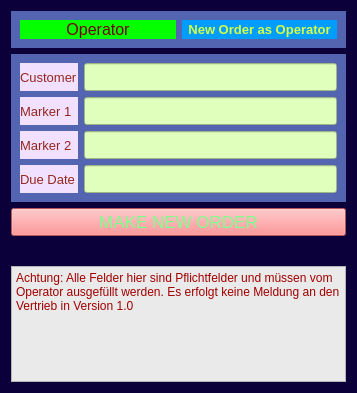
<?xml version="1.0" encoding="UTF-8"?>
<ui version="4.0">
 <class>Form</class>
 <widget class="QWidget" name="Form">
  <property name="geometry">
   <rect>
    <x>0</x>
    <y>0</y>
    <width>357</width>
    <height>393</height>
   </rect>
  </property>
  <property name="windowTitle">
   <string>Form</string>
  </property>
  <property name="styleSheet">
   <string notr="true">background-color:rgb(11, 0, 57);</string>
  </property>
  <layout class="QVBoxLayout" name="verticalLayout">
   <item>
    <widget class="QWidget" name="widget" native="true">
     <property name="styleSheet">
      <string notr="true">background-color: rgb(83, 100, 176);</string>
     </property>
     <layout class="QHBoxLayout" name="horizontalLayout">
      <item>
       <widget class="QLabel" name="label_user_type_workflow">
        <property name="styleSheet">
         <string notr="true">background-color:rgb(4, 255, 0);color:rgb(117, 2, 2);font-size:12pt;</string>
        </property>
        <property name="text">
         <string>Operator</string>
        </property>
        <property name="alignment">
         <set>Qt::AlignCenter</set>
        </property>
       </widget>
      </item>
      <item>
       <widget class="QLabel" name="label">
        <property name="enabled">
         <bool>false</bool>
        </property>
        <property name="sizePolicy">
         <sizepolicy hsizetype="Preferred" vsizetype="Preferred">
          <horstretch>0</horstretch>
          <verstretch>0</verstretch>
         </sizepolicy>
        </property>
        <property name="font">
         <font>
          <pointsize>10</pointsize>
          <bold>true</bold>
          <kerning>false</kerning>
         </font>
        </property>
        <property name="layoutDirection">
         <enum>Qt::LeftToRight</enum>
        </property>
        <property name="styleSheet">
         <string notr="true">background-color:rgb(0, 157, 255);color:rgb(212, 255, 70);font-size:10pt;</string>
        </property>
        <property name="text">
         <string>New Order as Operator</string>
        </property>
        <property name="alignment">
         <set>Qt::AlignCenter</set>
        </property>
       </widget>
      </item>
     </layout>
    </widget>
   </item>
   <item>
    <widget class="QWidget" name="widget_of_entrances" native="true">
     <property name="styleSheet">
      <string notr="true">background-color: rgb(83, 100, 176);</string>
     </property>
     <layout class="QGridLayout" name="gridLayout">
      <item row="0" column="0">
       <widget class="QLabel" name="customer_new_order_operator">
        <property name="styleSheet">
         <string notr="true">color: rgb(149, 38, 30); background-color: rgb(241, 224, 255);font-size: 10pt;</string>
        </property>
        <property name="text">
         <string>Customer</string>
        </property>
       </widget>
      </item>
      <item row="0" column="1">
       <widget class="QLineEdit" name="customer_entrance_new_order_operator">
        <property name="styleSheet">
         <string notr="true">color: rgb(149, 38, 30); background-color:rgb(224, 255, 188); font-size:13pt;</string>
        </property>
       </widget>
      </item>
      <item row="1" column="0">
       <widget class="QLabel" name="marker1_new_order_operator">
        <property name="styleSheet">
         <string notr="true">color: rgb(149, 38, 30); background-color: rgb(241, 224, 255);font-size: 10pt;</string>
        </property>
        <property name="text">
         <string>Marker 1</string>
        </property>
       </widget>
      </item>
      <item row="1" column="1">
       <widget class="QLineEdit" name="marker1_entrance_new_order_operator">
        <property name="styleSheet">
         <string notr="true">color: rgb(149, 38, 30); background-color:rgb(224, 255, 188); font-size:13pt;</string>
        </property>
        <property name="text">
         <string/>
        </property>
       </widget>
      </item>
      <item row="2" column="0">
       <widget class="QLabel" name="marker2_new_order_operator">
        <property name="styleSheet">
         <string notr="true">color: rgb(149, 38, 30); background-color: rgb(241, 224, 255);font-size: 10pt;</string>
        </property>
        <property name="text">
         <string>Marker 2</string>
        </property>
       </widget>
      </item>
      <item row="2" column="1">
       <widget class="QLineEdit" name="marker2_entrance_new_order_operator">
        <property name="enabled">
         <bool>true</bool>
        </property>
        <property name="styleSheet">
         <string notr="true">color: rgb(149, 38, 30); background-color:rgb(224, 255, 188); font-size:13pt;</string>
        </property>
       </widget>
      </item>
      <item row="3" column="0">
       <widget class="QLabel" name="due_date_new_order_operator">
        <property name="styleSheet">
         <string notr="true">color: rgb(149, 38, 30); background-color: rgb(241, 224, 255);font-size: 10pt;</string>
        </property>
        <property name="text">
         <string>Due Date</string>
        </property>
       </widget>
      </item>
      <item row="3" column="1">
       <widget class="QLineEdit" name="due_date_entrance_new_order_operator">
        <property name="styleSheet">
         <string notr="true">color: rgb(149, 38, 30); background-color:rgb(224, 255, 188); font-size:13pt;</string>
        </property>
       </widget>
      </item>
     </layout>
    </widget>
   </item>
   <item>
    <widget class="QPushButton" name="make_new_order_operator">
     <property name="styleSheet">
      <string notr="true">background-color: rgb(255, 117, 119); color: rgb(126, 255, 141); font-size:13pt;</string>
     </property>
     <property name="text">
      <string>MAKE NEW ORDER</string>
     </property>
    </widget>
   </item>
   <item>
    <widget class="QLabel" name="feedback_label">
     <property name="styleSheet">
      <string notr="true">background-color:rgb(11, 0, 57);color:rgb(255, 0, 0);font-size:12pt;</string>
     </property>
     <property name="text">
      <string/>
     </property>
    </widget>
   </item>
   <item>
    <widget class="QTextBrowser" name="communications_entryfield_new_order_operator">
     <property name="styleSheet">
      <string notr="true">color: rgb(162, 0, 0); background-color: rgb(234, 234, 234); font: 700 9pt &quot;Segoe UI&quot;;</string>
     </property>
     <property name="html">
      <string>&lt;!DOCTYPE HTML PUBLIC &quot;-//W3C//DTD HTML 4.0//EN&quot; &quot;http://www.w3.org/TR/REC-html40/strict.dtd&quot;&gt;
&lt;html&gt;&lt;head&gt;&lt;meta name=&quot;qrichtext&quot; content=&quot;1&quot; /&gt;&lt;meta charset=&quot;utf-8&quot; /&gt;&lt;style type=&quot;text/css&quot;&gt;
p, li { white-space: pre-wrap; }
hr { height: 1px; border-width: 0; }
li.unchecked::marker { content: &quot;\2610&quot;; }
li.checked::marker { content: &quot;\2612&quot;; }
&lt;/style&gt;&lt;/head&gt;&lt;body style=&quot; font-family:'Segoe UI'; font-size:9pt; font-weight:700; font-style:normal;&quot;&gt;
&lt;p style=&quot; margin-top:0px; margin-bottom:0px; margin-left:0px; margin-right:0px; -qt-block-indent:0; text-indent:0px;&quot;&gt;&lt;span style=&quot; font-weight:400;&quot;&gt;Achtung: Alle Felder hier sind Pflichtfelder und müssen vom Operator ausgefüllt werden. Es erfolgt keine Meldung an den Vertrieb in Version 1.0&lt;/span&gt;&lt;/p&gt;&lt;/body&gt;&lt;/html&gt;</string>
     </property>
    </widget>
   </item>
  </layout>
 </widget>
 <resources/>
 <connections/>
</ui>
